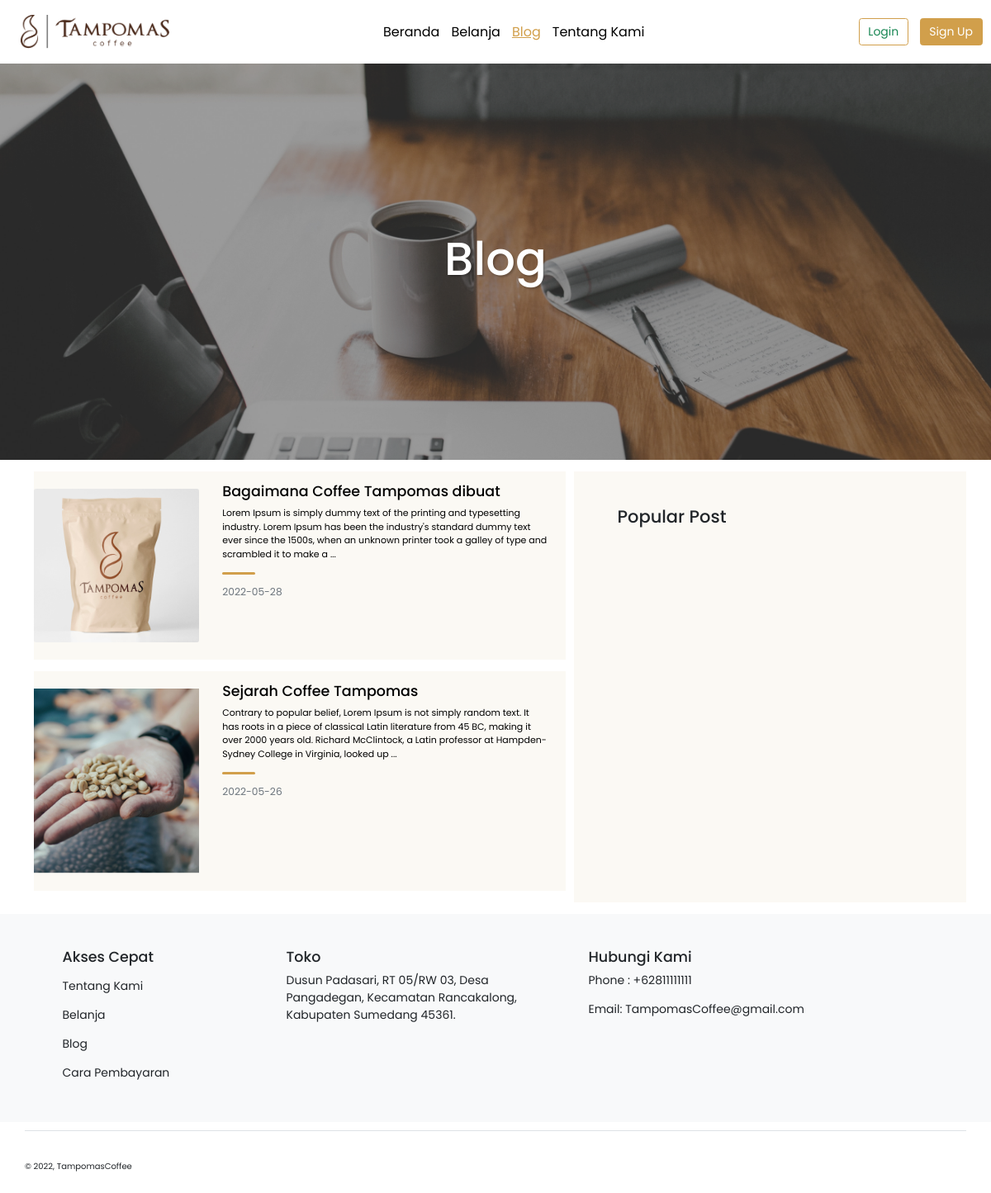
Screenshot of /blog.php with the database file from the repository.
### tables this page shows
CREATE TABLE `m_content` (
  `idm_content` int(11) NOT NULL,
  `title_content` varchar(45) NOT NULL,
  `desc_content` longtext NOT NULL,
  `date_content` date NOT NULL,
  `photo_content` varchar(255) NOT NULL,
  `m_admin_id_m_admin` int(11) NOT NULL
);

### blog.php (the view, shortened to what this page needs)
<?php
include("proses/db_connect.php");
function limit_text($text, $limit) {
  if (str_word_count($text, 0) > $limit) {
      $words = str_word_count($text, 2);
      $pos   = array_keys($words);
      $text  = substr($text, 0, $pos[$limit]) . '...';
  }
  return $text;
}
?>
<!DOCTYPE html>
<html lang="en">
    <head>
        <link rel="stylesheet" href="https://cdn.jsdelivr.net/npm/bootstrap-icons@1.8.1/font/bootstrap-icons.css">
        <link rel="stylesheet" href="css/style.css">
        <link rel="stylesheet" href="css/blog-style.css">
        <link href="https://cdn.jsdelivr.net/npm/bootstrap@5.1.3/dist/css/bootstrap.min.css" rel="stylesheet">
    </head>
    <body>
        <?php if (isset($_SESSION["login_email"])) { ?>
        <nav class="navbar navbar-expand-lg navbar-light bg-white">
          <div class="container-fluid">
              <a href="index.php" class="navbar-brand mx-3 my-2"><img src="assets/image/logo.png" alt="logo" style="width: 180px;"></a>
                <div class="nav mx-auto">
                  <a href="index.php" class="nav-item me-3">Beranda</a>
                  <a href="product.php" class="nav-item me-3">Belanja</a>
                  <a href="blog.php" class="nav-item me-3 nav-active">Blog</a>
                  <a href="about.php" class="nav-item me-3 ">Tentang Kami</a>
                  <a href="payment_confirm.php" class="nav-item me-3">Konfirmasi Pembayaran</a>
                </div>
                <div class="nav">
                  <div class="link account">
                    <a href="profile.php"><span class="iconify me-3" data-icon="clarity:avatar-line" data-width="30" data-height="30" style="color: #1b2223;"></span></a>
                  </div>
                  <div class="link chart">
                    <a href="cart.php"><span class="iconify me-3" data-icon="la:shopping-bag" data-width="30" data-height="30" style="color: #1b2223;"></span></a>
                  </div>
                  <div class="link logout">
                    <a href="proses/logout_p.php"><span class="iconify" data-icon="ion:log-out-outline" data-width="30" data-height="30" style="color: #d60000;"></span></a>
                  </div>
                </div>
          </div>
        </nav>
        <?php }else{ ?>
        <nav class="navbar navbar-expand-lg navbar-light bg-white">
          <div class="container-fluid">
              <a href="index.php" class="navbar-brand mx-3 my-2"><img src="assets/image/logo.png" alt="logo" style="width: 180px;"></a>
                <div class="nav mx-auto">
                  <a href="index.php" class="nav-item me-3">Beranda</a>
                  <a href="product.php" class="nav-item me-3">Belanja</a>
                  <a href="blog.php" class="nav-item me-3 nav-active">Blog</a>
                  <a href="about.php" class="nav-item me-3 ">Tentang Kami</a>
                </div>
                <div class="nav">
                  <a name="Login" id="Login" class="btn btn-outline-success me-3" href="login_form.php" >Login</a>
                  <a name="signin" id="signin" class="btn btn-success" href="signup_1.php" >Sign Up</a>
                </div>
          </div>
        </nav>
        <?php } ?>
        <section>
            <div class="masthead" style="background-image: url('./assets/image/blog-bg.png');">
                <div class="color-overlay d-flex justify-content-center align-items-center textBloghead">
                    <h1>
                        Blog
                    </h1>
                </div>
            </div>
        </section>
        <section>
          <div class="container justify-content-center">
            <div class="row my-3">
              <div class="col-lg-7">
                <?php
                $query = "SELECT idm_content, title_content, desc_content, date_content, photo_content FROM m_content";
                $result = mysqli_query($db_connect, $query);
                while(list($id, $judul, $desc_pendek, $tanggal, $foto) = mysqli_fetch_array($result)){
                ?>
                <div class="mb-3" style="background-color: #FBF9F4;">
                    <div class="row g-0">
                      <div class="col-md-4">
                        <img src="assets/image_content/<?php echo $foto; ?>" class="my-4 img-fluid" alt="fotokonten" width="200" height="200">
                      </div>
                      <div class="col-md-8">
                        <a href="blog_single.php?konten=<?php echo $id; ?>" style="text-decoration: none; color: #000;">
                        <div class="mt-sm-3 ms-3 pe-4">
                          <h5><?php echo $judul; ?></h5>
                          <p class="" style="font-size:11px;"><?php echo limit_text($desc_pendek, 40); ?></p>
                          <div class="divider"></div>
                          <p class=""><small class="text-muted"><?php echo $tanggal; ?></small></p>
                        </div>
                        </a>
                      </div>
                    </div>
                </div>
                <?php } ?>
              </div>
              <div class="col" style="background-color: #FBF9F4;">
                  <div class="ms-5 mt-5 my-3">
                    <h4>Popular Post</h4>
                  </div>
              </div>
            </div>
          </div>
        </section>
        <section class="bg-light text-dark py-5 mx-auto">
          <div class = "container px-5">
              <div class = "row gx-5">
                  <div class = "col-lg-3 mb-5 mb-lg-0">
                      <h2 class = "h5 px-1">Akses Cepat</h2>
                      <a class = "row link-dark text-decoration-none px-3 py-2" href = "about.php">Tentang Kami</a>
                      <a class = "row link-dark text-decoration-none px-3 py-2" href = "product.php">Belanja</a>
                      <a class = "row link-dark text-decoration-none px-3 py-2" href = "blog.php">Blog</a>
                      <a class = "row link-dark text-decoration-none px-3 py-2" href = "#">Cara Pembayaran</a>
                  </div>
                  <div class = "col-lg-4 mb-5 mb-lg-0">
                      <h2 class = "h5">Toko</h2>
                      <p>Dusun Padasari, RT 05/RW 03, Desa Pangadegan,
                        Kecamatan Rancakalong, Kabupaten Sumedang 45361.</p>
                  </div>
                  <div class = "col mb-5 mb-lg-0">
                      <h2 class = "h5">Hubungi Kami</h2>
                      <p>Phone : +62811111111</p>
                      <p>Email:
                        TampomasCoffee@gmail.com
                      </p>
                  </div>
              </div>
            </div>
        </section>
        <footer class="py-1 ">
          <div class="pt-lg-2 pt-2 footer bg-white">
            <div class="container">
              <div class="row">
                <div class="align-items-center g-0 border-top py-2 mt-6 row">
                  <div class="col-lg-4 col-md-5 col-sm-12">
                    <span class="iconify" data-icon="ant-design:instagram-outlined" data-width="36" data-height="36"></span><br>
                    <p class="text-dark mt-2" style="font-size: 10px;">© 2022, TampomasCoffee</p>
                  </div>
                  </div>
                </div>
              </div>
          </div>
        </footer>
    </body>
</html>

### css/style.css (style rules this page uses)
* { margin: 0; padding: 0; box-sizing: border-box; font-family: 'Poppins',sans-serif; font-size: 14px; }
html { scroll-behavior: smooth; }
.nav-item { font-size: 16px; color: black; text-decoration: none; }
.nav-active { color: #D19F4B !important; text-decoration: underline !important; }
.btn-success { border-color: #D19F4B !important; background-color: #D19F4B !important; }
.btn-outline-success { border-color: #D19F4B !important; }

### css/blog-style.css (style rules this page uses)
.masthead { background-size: cover; min-height: 60vh; position: relative; color: white; text-shadow: 2px 2px 2px rgba(0,0,0,.2); }
.textBloghead h1 { font-size: 4rem; }
.color-overlay { position: absolute; width: 100%; height: 100%; background-color: rgba(0,0,0,.2); }
.divider { display: block; margin-top: 10px; margin-bottom: 10px; width: 40px; height: 3px; border-radius: 40px; background-color: #D19F4B; }

### rows the page displays
m_content: photo_content (picture), title_content "Bagaimana Coffee Tampomas dibuat", desc_content "Lorem Ipsum is simply dummy text of the printing and typesetting industry. Lorem Ipsum has been the industry's standard dummy text ever since the 1500s, when an unknown printer took a galley of type and scrambled it to make a ...", date_content "2022-05-28"
m_content: photo_content (picture), title_content "Sejarah Coffee Tampomas", desc_content "Contrary to popular belief, Lorem Ipsum is not simply random text. It has roots in a piece of classical Latin literature from 45 BC, making it over 2000 years old. Richard McClintock, a Latin professor at Hampden-Sydney College in Virginia, looked up ...", date_content "2022-05-26"
